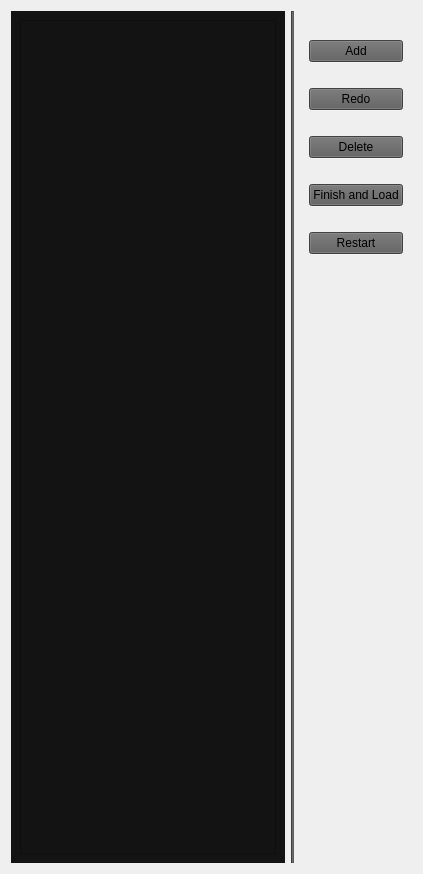
          <widget class="QWidget" name="removetab">
           <attribute name="title">
            <string>Filter Object</string>
           </attribute>
           <layout class="QGridLayout" name="gridLayout_9">
            <item row="0" column="2">
             <widget class="QWidget" name="widget_2" native="true">
              <property name="sizePolicy">
               <sizepolicy hsizetype="Expanding" vsizetype="Preferred">
                <horstretch>0</horstretch>
                <verstretch>0</verstretch>
               </sizepolicy>
              </property>
              <property name="maximumSize">
               <size>
                <width>150</width>
                <height>16777215</height>
               </size>
              </property>
              <layout class="QGridLayout" name="gridLayout_11">
               <item row="8" column="0">
                <spacer name="verticalSpacer_4">
                 <property name="orientation">
                  <enum>Qt::Vertical</enum>
                 </property>
                 <property name="sizeType">
                  <enum>QSizePolicy::Fixed</enum>
                 </property>
                 <property name="sizeHint" stdset="0">
                  <size>
                   <width>20</width>
                   <height>20</height>
                  </size>
                 </property>
                </spacer>
               </item>
               <item row="7" column="0">
                <widget class="QPushButton" name="deleteBtn">
                 <property name="styleSheet">
                  <string notr="true">background-color: #5D5D5D</string>
                 </property>
                 <property name="text">
                  <string>Delete</string>
                 </property>
                </widget>
               </item>
               <item row="9" column="0">
                <widget class="QPushButton" name="finishBtn">
                 <property name="styleSheet">
                  <string notr="true">background-color: #5D5D5D</string>
                 </property>
                 <property name="text">
                  <string>Finish and Load</string>
                 </property>
                </widget>
               </item>
               <item row="1" column="0">
                <spacer name="verticalSpacer_7">
                 <property name="orientation">
                  <enum>Qt::Vertical</enum>
                 </property>
                 <property name="sizeType">
                  <enum>QSizePolicy::Fixed</enum>
                 </property>
                 <property name="sizeHint" stdset="0">
                  <size>
                   <width>20</width>
                   <height>20</height>
                  </size>
                 </property>
                </spacer>
               </item>
               <item row="2" column="0">
                <widget class="QPushButton" name="addBtn">
                 <property name="styleSheet">
                  <string notr="true">background-color: #5D5D5D</string>
                 </property>
                 <property name="text">
                  <string>Add</string>
                 </property>
                </widget>
               </item>
               <item row="4" column="0">
                <widget class="QPushButton" name="redoBtn">
                 <property name="sizePolicy">
                  <sizepolicy hsizetype="Minimum" vsizetype="Fixed">
                   <horstretch>0</horstretch>
                   <verstretch>0</verstretch>
                  </sizepolicy>
                 </property>
                 <property name="styleSheet">
                  <string notr="true">background-color: #5D5D5D</string>
                 </property>
                 <property name="text">
                  <string>Redo</string>
                 </property>
                </widget>
               </item>
               <item row="12" column="0">
                <spacer name="verticalSpacer_3">
                 <property name="orientation">
                  <enum>Qt::Vertical</enum>
                 </property>
                 <property name="sizeType">
                  <enum>QSizePolicy::Fixed</enum>
                 </property>
                 <property name="sizeHint" stdset="0">
                  <size>
                   <width>20</width>
                   <height>600</height>
                  </size>
                 </property>
                </spacer>
               </item>
               <item row="3" column="0">
                <spacer name="verticalSpacer_6">
                 <property name="orientation">
                  <enum>Qt::Vertical</enum>
                 </property>
                 <property name="sizeType">
                  <enum>QSizePolicy::Fixed</enum>
                 </property>
                 <property name="sizeHint" stdset="0">
                  <size>
                   <width>20</width>
                   <height>20</height>
                  </size>
                 </property>
                </spacer>
               </item>
               <item row="11" column="0">
                <widget class="QPushButton" name="restartRMBtn">
                 <property name="styleSheet">
                  <string notr="true">background-color: #5D5D5D</string>
                 </property>
                 <property name="text">
                  <string>Restart</string>
                 </property>
                </widget>
               </item>
               <item row="5" column="0">
                <spacer name="verticalSpacer_5">
                 <property name="orientation">
                  <enum>Qt::Vertical</enum>
                 </property>
                 <property name="sizeType">
                  <enum>QSizePolicy::Fixed</enum>
                 </property>
                 <property name="sizeHint" stdset="0">
                  <size>
                   <width>20</width>
                   <height>20</height>
                  </size>
                 </property>
                </spacer>
               </item>
               <item row="10" column="0">
                <spacer name="verticalSpacer_8">
                 <property name="orientation">
                  <enum>Qt::Vertical</enum>
                 </property>
                 <property name="sizeType">
                  <enum>QSizePolicy::Fixed</enum>
                 </property>
                 <property name="sizeHint" stdset="0">
                  <size>
                   <width>20</width>
                   <height>20</height>
                  </size>
                 </property>
                </spacer>
               </item>
              </layout>
             </widget>
            </item>
            <item row="0" column="1">
             <widget class="Line" name="line_3">
              <property name="sizePolicy">
               <sizepolicy hsizetype="Preferred" vsizetype="Preferred">
                <horstretch>0</horstretch>
                <verstretch>0</verstretch>
               </sizepolicy>
              </property>
              <property name="styleSheet">
               <string notr="true">background-color: #5D5D5D</string>
              </property>
              <property name="orientation">
               <enum>Qt::Vertical</enum>
              </property>
             </widget>
            </item>
            <item row="0" column="0">
             <widget class="QWidget" name="removeVideoParentswidget" native="true">
              <property name="styleSheet">
               <string notr="true">background-color: #131313</string>
              </property>
              <layout class="QGridLayout" name="gridLayout_10">
               <item row="0" column="0">
                <widget class="QGraphicsView" name="removeGraphicsView">
                 <property name="focusPolicy">
                  <enum>Qt::NoFocus</enum>
                 </property>
                 <property name="verticalScrollBarPolicy">
                  <enum>Qt::ScrollBarAlwaysOff</enum>
                 </property>
                 <property name="horizontalScrollBarPolicy">
                  <enum>Qt::ScrollBarAlwaysOff</enum>
                 </property>
                 <property name="interactive">
                  <bool>true</bool>
                 </property>
                 <property name="transformationAnchor">
                  <enum>QGraphicsView::NoAnchor</enum>
                 </property>
                </widget>
               </item>
              </layout>
             </widget>
            </item>
           </layout>
          </widget>
